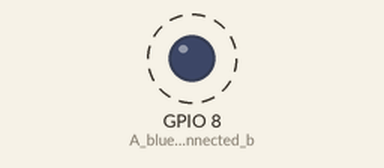
Recording of a program running on a simulated ESP32-C3. Parts: output pins drawn as LEDs (lit = HIGH). Dashed ring = blinking.

Above: at 0.6 s.
Timing chart, 0 to 3.0 s (numbered marks = the images above):
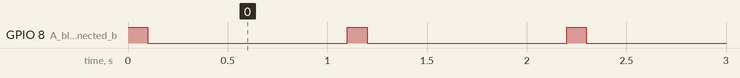

Measured:
- by itself, GPIO 8 (A_blue_LED_is_connected_b): alternates HIGH for 0.10 s and LOW for 1.0 s

The program:

main.cpp
```cpp
#include <Arduino.h>

void setup() {
  pinMode(8, OUTPUT); // A blue LED is connected between +3v3 and GPIO 8 with a 5K1 resistor to limit the current
}

void loop() {
  digitalWrite(8, HIGH); // Turn on the Blue LED
  delay(100);
  digitalWrite(8, LOW); // Turn off the Blue LED
  delay(1000);
}
```
